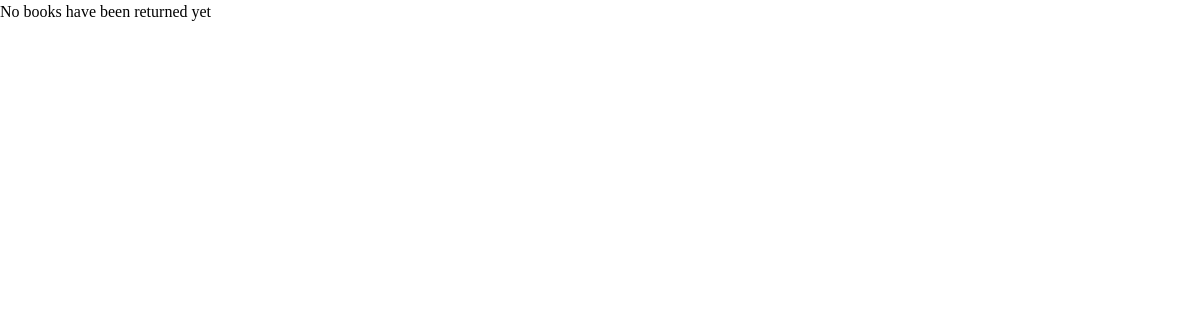
Before: /librarian/borrowHistory/ with the older database file.
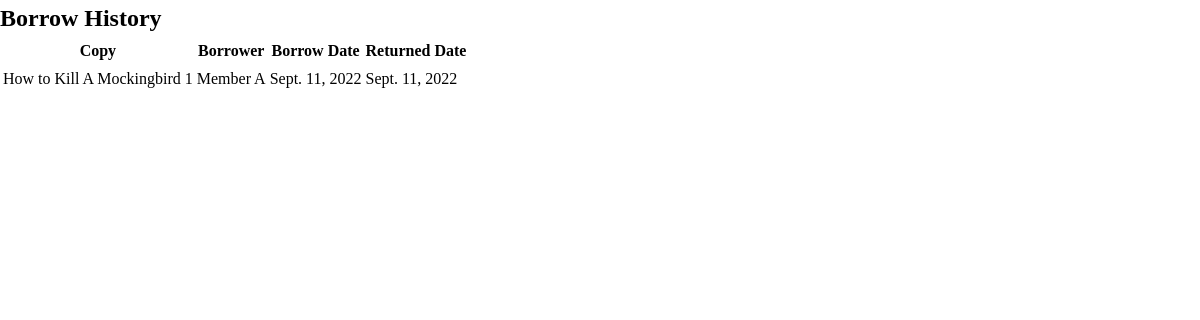
After: the same page with the newer database file.
### models/models.py (models this page shows)
class BorrowHistory(models.Model):
    copy = models.ForeignKey(Copy, on_delete=models.SET('Deleted Copy'))
    borrower = models.ForeignKey(Member, on_delete=models.SET('Deleted User'))
    borrowDate = models.DateField()
    returnDate = models.DateField()

class Copy(models.Model):
    book = models.ForeignKey(Book, on_delete=models.CASCADE, null=False)
    price = models.DecimalField(max_digits=8, decimal_places=2, null=False)
    isIssued = models.BooleanField(default=False)
    issueDate = models.DateField(null=True)
    returnDate = models.DateField(null=True)
    issuedTo = models.ForeignKey(Member, on_delete=models.PROTECT, null=True)
    def __str__(self):
        return self.book.title + " "+ str(self.id)

class Book(models.Model):
    title = models.CharField(max_length=520)
    authors = models.ManyToManyField(Author)
    genre = models.ManyToManyField(Genre)

class Member(models.Model):
    name = models.CharField(max_length=50)
    contact = models.CharField(max_length=10)
    userObj = models.OneToOneField(UserModel, unique=True, on_delete=models.CASCADE)

### librarian/views.py (the view)
# urls.py: path('borrowHistory/', ViewBorrowHistory.as_view(), name='borrowHistory'),
class ViewBorrowHistory(View):
    def get(self, request):
        borrowList = BorrowHistory.objects.all()
        context = {}
        context['borrowList'] = borrowList
        return render(request, 'librarian/borrowHistory.html', context)

### templates/librarian/borrowHistory.html (shortened to what this page needs)
{%extends '../base.html'%}
{%block content%}
    {%if borrowList%}
        <h2>Borrow History</h2>
        <table>
            <tr>
                <th>Copy</th>
                <th>Borrower</th>
                <th>Borrow Date</th>
                <th>Returned Date</th>
            </tr>
        {%for borrow in borrowList%}
            <tr>
                <td>{{borrow.copy}}</td>
                <td>{{borrow.borrower.name}}</td>
                <td>{{borrow.borrowDate}}</td>
                <td>{{borrow.returnDate}}</td>
            </tr>
        {%endfor%}
    </table>
    {%else%}
        <p>No books have been returned yet</p>
    {%endif%}
{%endblock%}

Changed rows visible on the page:
added BorrowHistory: copy "How to Kill A Mockingbird 1", borrower.name "Member A", borrowDate "Sept. 11, 2022", returnDate "Sept. 11, 2022"
Other visible differences:
text no longer shown: "No books have been returned yet"
text now shown: "Borrow History Copy Borrower Borrow Date Returned Date"
